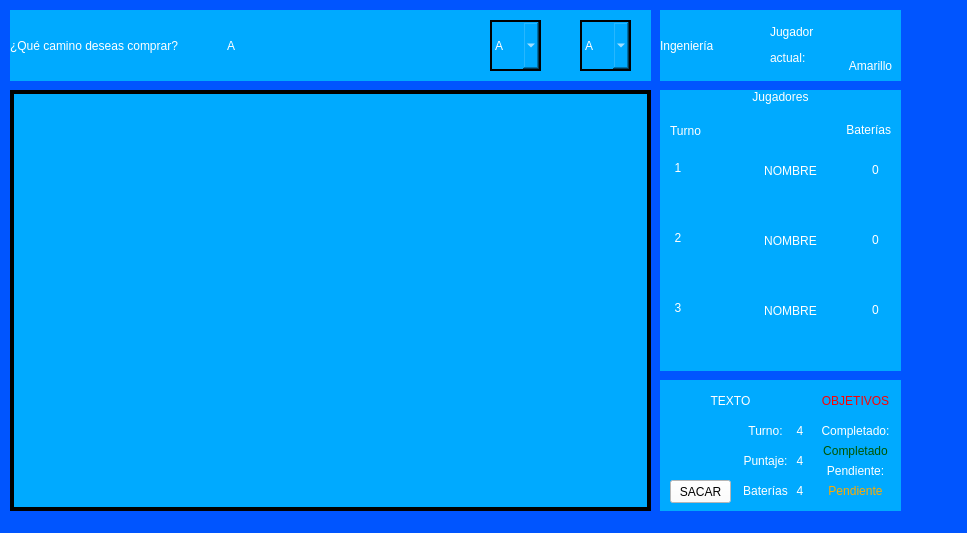
<?xml version="1.0" encoding="UTF-8"?>
<ui version="4.0">
 <class>MainWindow</class>
 <widget class="QMainWindow" name="MainWindow">
  <property name="geometry">
   <rect>
    <x>0</x>
    <y>0</y>
    <width>967</width>
    <height>533</height>
   </rect>
  </property>
  <property name="windowTitle">
   <string>Sala de espera</string>
  </property>
  <property name="windowIcon">
   <iconset>
    <normaloff>../sprites/Logo/Logo_transparente.png</normaloff>../sprites/Logo/Logo_transparente.png</iconset>
  </property>
  <property name="styleSheet">
   <string notr="true">background-color: rgb(0, 85, 255);</string>
  </property>
  <property name="toolButtonStyle">
   <enum>Qt::ToolButtonIconOnly</enum>
  </property>
  <widget class="QWidget" name="centralwidget">
   <widget class="QLabel" name="label">
    <property name="geometry">
     <rect>
      <x>10</x>
      <y>10</y>
      <width>641</width>
      <height>71</height>
     </rect>
    </property>
    <property name="styleSheet">
     <string notr="true">background-color: rgb(0, 170, 255);
font: 75 25pt &quot;Arial&quot;;
color: rgb(255, 255, 255);
</string>
    </property>
    <property name="text">
     <string>¿Qué camino deseas comprar?               A </string>
    </property>
   </widget>
   <widget class="QLabel" name="label_mapa">
    <property name="geometry">
     <rect>
      <x>660</x>
      <y>10</y>
      <width>241</width>
      <height>71</height>
     </rect>
    </property>
    <property name="cursor">
     <cursorShape>ForbiddenCursor</cursorShape>
    </property>
    <property name="styleSheet">
     <string notr="true">background-color: rgb(0, 170, 255);
font: 75 15pt &quot;Arial&quot;;
color: rgb(255, 255, 255);


</string>
    </property>
    <property name="text">
     <string>Ingeniería</string>
    </property>
   </widget>
   <widget class="QLabel" name="label_3">
    <property name="geometry">
     <rect>
      <x>660</x>
      <y>90</y>
      <width>241</width>
      <height>281</height>
     </rect>
    </property>
    <property name="styleSheet">
     <string notr="true">background-color: rgb(0, 170, 255);
font: 75 15pt &quot;Arial&quot;;
color: rgb(255, 255, 255);


</string>
    </property>
    <property name="text">
     <string>Jugadores</string>
    </property>
    <property name="alignment">
     <set>Qt::AlignHCenter|Qt::AlignTop</set>
    </property>
   </widget>
   <widget class="QLabel" name="label_4">
    <property name="geometry">
     <rect>
      <x>660</x>
      <y>380</y>
      <width>241</width>
      <height>131</height>
     </rect>
    </property>
    <property name="styleSheet">
     <string notr="true">background-color: rgb(0, 170, 255);
</string>
    </property>
    <property name="text">
     <string/>
    </property>
   </widget>
   <widget class="QLabel" name="mapa">
    <property name="geometry">
     <rect>
      <x>10</x>
      <y>90</y>
      <width>641</width>
      <height>421</height>
     </rect>
    </property>
    <property name="styleSheet">
     <string notr="true">background-color: rgb(0, 170, 255);
border-width: 4px;
border-color: black;
border-style: solid;
</string>
    </property>
    <property name="text">
     <string/>
    </property>
    <property name="pixmap">
     <pixmap>../sprites/Mapas/Mapa ING.png</pixmap>
    </property>
    <property name="scaledContents">
     <bool>true</bool>
    </property>
   </widget>
   <widget class="QComboBox" name="combo_desde">
    <property name="geometry">
     <rect>
      <x>490</x>
      <y>20</y>
      <width>51</width>
      <height>51</height>
     </rect>
    </property>
    <property name="cursor">
     <cursorShape>PointingHandCursor</cursorShape>
    </property>
    <property name="styleSheet">
     <string notr="true">background-color: rgb(0, 170, 255);
font: 75 25pt &quot;Times New Roman&quot;;
color: rgb(255, 255, 255);
border-width: 2px;
border-color: black;
border-style: solid;
</string>
    </property>
    <item>
     <property name="text">
      <string>A</string>
     </property>
    </item>
    <item>
     <property name="text">
      <string>B</string>
     </property>
    </item>
    <item>
     <property name="text">
      <string>C</string>
     </property>
    </item>
    <item>
     <property name="text">
      <string>D</string>
     </property>
    </item>
    <item>
     <property name="text">
      <string>E</string>
     </property>
    </item>
    <item>
     <property name="text">
      <string>F</string>
     </property>
    </item>
    <item>
     <property name="text">
      <string>G</string>
     </property>
    </item>
    <item>
     <property name="text">
      <string>H</string>
     </property>
    </item>
    <item>
     <property name="text">
      <string>I</string>
     </property>
    </item>
    <item>
     <property name="text">
      <string>J</string>
     </property>
    </item>
    <item>
     <property name="text">
      <string>K</string>
     </property>
    </item>
    <item>
     <property name="text">
      <string>L</string>
     </property>
    </item>
   </widget>
   <widget class="QComboBox" name="combo_hasta">
    <property name="geometry">
     <rect>
      <x>580</x>
      <y>20</y>
      <width>51</width>
      <height>51</height>
     </rect>
    </property>
    <property name="cursor">
     <cursorShape>PointingHandCursor</cursorShape>
    </property>
    <property name="styleSheet">
     <string notr="true">background-color: rgb(0, 170, 255);
font: 75 25pt &quot;Times New Roman&quot;;
color: rgb(255, 255, 255);
border-width: 2px;
border-color: black;
border-style: solid;
</string>
    </property>
    <item>
     <property name="text">
      <string>A</string>
     </property>
    </item>
    <item>
     <property name="text">
      <string>B</string>
     </property>
    </item>
    <item>
     <property name="text">
      <string>C</string>
     </property>
    </item>
    <item>
     <property name="text">
      <string>D</string>
     </property>
    </item>
    <item>
     <property name="text">
      <string>E</string>
     </property>
    </item>
    <item>
     <property name="text">
      <string>F</string>
     </property>
    </item>
    <item>
     <property name="text">
      <string>G</string>
     </property>
    </item>
    <item>
     <property name="text">
      <string>H</string>
     </property>
    </item>
    <item>
     <property name="text">
      <string>I</string>
     </property>
    </item>
    <item>
     <property name="text">
      <string>J</string>
     </property>
    </item>
    <item>
     <property name="text">
      <string>K</string>
     </property>
    </item>
    <item>
     <property name="text">
      <string>L</string>
     </property>
    </item>
   </widget>
   <widget class="QLabel" name="label_2">
    <property name="geometry">
     <rect>
      <x>770</x>
      <y>10</y>
      <width>131</width>
      <height>71</height>
     </rect>
    </property>
    <property name="styleSheet">
     <string notr="true">background-color: rgb(0, 170, 255);
font: 75 15pt &quot;Arial&quot;;
color: rgb(255, 255, 255);


</string>
    </property>
    <property name="text">
     <string>&lt;html&gt;&lt;head/&gt;&lt;body&gt;&lt;p&gt;Jugador&lt;/p&gt;&lt;p&gt;actual:&lt;/p&gt;&lt;/body&gt;&lt;/html&gt;</string>
    </property>
   </widget>
   <widget class="QLabel" name="label_jugador">
    <property name="geometry">
     <rect>
      <x>840</x>
      <y>50</y>
      <width>61</width>
      <height>31</height>
     </rect>
    </property>
    <property name="cursor">
     <cursorShape>ForbiddenCursor</cursorShape>
    </property>
    <property name="styleSheet">
     <string notr="true">background-color: rgb(0, 170, 255);
font: 75 8pt &quot;Arial&quot;;
color: rgb(255, 255, 255);


</string>
    </property>
    <property name="text">
     <string>Amarillo</string>
    </property>
    <property name="alignment">
     <set>Qt::AlignCenter</set>
    </property>
   </widget>
   <widget class="QLabel" name="label_12">
    <property name="geometry">
     <rect>
      <x>670</x>
      <y>120</y>
      <width>31</width>
      <height>21</height>
     </rect>
    </property>
    <property name="styleSheet">
     <string notr="true">background-color: rgb(0, 170, 255);
font: 75 9pt &quot;Times New Roman&quot;;
font: 75 8pt &quot;Times New Roman&quot;;
color: rgb(255, 255, 255);

</string>
    </property>
    <property name="text">
     <string>Turno</string>
    </property>
    <property name="alignment">
     <set>Qt::AlignCenter</set>
    </property>
   </widget>
   <widget class="QLabel" name="turno_1">
    <property name="geometry">
     <rect>
      <x>670</x>
      <y>160</y>
      <width>16</width>
      <height>16</height>
     </rect>
    </property>
    <property name="styleSheet">
     <string notr="true">background-color: rgb(0, 170, 255);
font: 75 9pt &quot;Times New Roman&quot;;
font: 75 8pt &quot;Times New Roman&quot;;
color: rgb(255, 255, 255);

</string>
    </property>
    <property name="text">
     <string>1</string>
    </property>
    <property name="alignment">
     <set>Qt::AlignCenter</set>
    </property>
   </widget>
   <widget class="QLabel" name="turno_2">
    <property name="geometry">
     <rect>
      <x>670</x>
      <y>230</y>
      <width>16</width>
      <height>16</height>
     </rect>
    </property>
    <property name="styleSheet">
     <string notr="true">background-color: rgb(0, 170, 255);
font: 75 9pt &quot;Times New Roman&quot;;
font: 75 8pt &quot;Times New Roman&quot;;
color: rgb(255, 255, 255);

</string>
    </property>
    <property name="text">
     <string>2</string>
    </property>
    <property name="alignment">
     <set>Qt::AlignCenter</set>
    </property>
   </widget>
   <widget class="QLabel" name="turno_3">
    <property name="geometry">
     <rect>
      <x>670</x>
      <y>300</y>
      <width>16</width>
      <height>16</height>
     </rect>
    </property>
    <property name="styleSheet">
     <string notr="true">background-color: rgb(0, 170, 255);
font: 75 9pt &quot;Times New Roman&quot;;
font: 75 8pt &quot;Times New Roman&quot;;
color: rgb(255, 255, 255);

</string>
    </property>
    <property name="text">
     <string>3</string>
    </property>
    <property name="alignment">
     <set>Qt::AlignCenter</set>
    </property>
   </widget>
   <widget class="QLabel" name="label_16">
    <property name="geometry">
     <rect>
      <x>840</x>
      <y>120</y>
      <width>51</width>
      <height>20</height>
     </rect>
    </property>
    <property name="styleSheet">
     <string notr="true">background-color: rgb(0, 170, 255);
font: 75 9pt &quot;Times New Roman&quot;;
font: 75 8pt &quot;Times New Roman&quot;;
color: rgb(255, 255, 255);

</string>
    </property>
    <property name="text">
     <string>Baterías</string>
    </property>
    <property name="alignment">
     <set>Qt::AlignRight|Qt::AlignTrailing|Qt::AlignVCenter</set>
    </property>
   </widget>
   <widget class="QLabel" name="label_17">
    <property name="geometry">
     <rect>
      <x>690</x>
      <y>150</y>
      <width>41</width>
      <height>41</height>
     </rect>
    </property>
    <property name="styleSheet">
     <string notr="true">background-color: rgb(0, 170, 255);
font: 75 9pt &quot;Times New Roman&quot;;
font: 75 8pt &quot;Times New Roman&quot;;
color: rgb(255, 255, 255);

</string>
    </property>
    <property name="text">
     <string/>
    </property>
    <property name="pixmap">
     <pixmap>../sprites/Avatares/avatar-1.png</pixmap>
    </property>
    <property name="scaledContents">
     <bool>true</bool>
    </property>
    <property name="alignment">
     <set>Qt::AlignCenter</set>
    </property>
   </widget>
   <widget class="QLabel" name="label_18">
    <property name="geometry">
     <rect>
      <x>690</x>
      <y>220</y>
      <width>41</width>
      <height>41</height>
     </rect>
    </property>
    <property name="styleSheet">
     <string notr="true">background-color: rgb(0, 170, 255);
font: 75 9pt &quot;Times New Roman&quot;;
font: 75 8pt &quot;Times New Roman&quot;;
color: rgb(255, 255, 255);

</string>
    </property>
    <property name="text">
     <string/>
    </property>
    <property name="pixmap">
     <pixmap>../sprites/Avatares/avatar-2.png</pixmap>
    </property>
    <property name="scaledContents">
     <bool>true</bool>
    </property>
    <property name="alignment">
     <set>Qt::AlignCenter</set>
    </property>
   </widget>
   <widget class="QLabel" name="label_19">
    <property name="geometry">
     <rect>
      <x>690</x>
      <y>290</y>
      <width>41</width>
      <height>41</height>
     </rect>
    </property>
    <property name="styleSheet">
     <string notr="true">background-color: rgb(0, 170, 255);
font: 75 9pt &quot;Times New Roman&quot;;
font: 75 8pt &quot;Times New Roman&quot;;
color: rgb(255, 255, 255);

</string>
    </property>
    <property name="text">
     <string/>
    </property>
    <property name="pixmap">
     <pixmap>../sprites/Avatares/avatar-3.png</pixmap>
    </property>
    <property name="scaledContents">
     <bool>true</bool>
    </property>
    <property name="alignment">
     <set>Qt::AlignCenter</set>
    </property>
   </widget>
   <widget class="QLabel" name="nombre_1">
    <property name="geometry">
     <rect>
      <x>730</x>
      <y>160</y>
      <width>121</width>
      <height>21</height>
     </rect>
    </property>
    <property name="styleSheet">
     <string notr="true">background-color: rgb(0, 170, 255);
font: 75 9pt &quot;Times New Roman&quot;;
font: 75 8pt &quot;Times New Roman&quot;;
color: rgb(255, 255, 255);

</string>
    </property>
    <property name="text">
     <string>NOMBRE</string>
    </property>
    <property name="scaledContents">
     <bool>true</bool>
    </property>
    <property name="alignment">
     <set>Qt::AlignCenter</set>
    </property>
   </widget>
   <widget class="QLabel" name="nombre_2">
    <property name="geometry">
     <rect>
      <x>730</x>
      <y>230</y>
      <width>121</width>
      <height>21</height>
     </rect>
    </property>
    <property name="styleSheet">
     <string notr="true">background-color: rgb(0, 170, 255);
font: 75 9pt &quot;Times New Roman&quot;;
font: 75 8pt &quot;Times New Roman&quot;;
color: rgb(255, 255, 255);

</string>
    </property>
    <property name="text">
     <string>NOMBRE</string>
    </property>
    <property name="alignment">
     <set>Qt::AlignCenter</set>
    </property>
   </widget>
   <widget class="QLabel" name="nombre_3">
    <property name="geometry">
     <rect>
      <x>730</x>
      <y>300</y>
      <width>121</width>
      <height>21</height>
     </rect>
    </property>
    <property name="styleSheet">
     <string notr="true">background-color: rgb(0, 170, 255);
font: 75 9pt &quot;Times New Roman&quot;;
font: 75 8pt &quot;Times New Roman&quot;;
color: rgb(255, 255, 255);

</string>
    </property>
    <property name="text">
     <string>NOMBRE</string>
    </property>
    <property name="alignment">
     <set>Qt::AlignCenter</set>
    </property>
   </widget>
   <widget class="QLabel" name="bateria_2">
    <property name="geometry">
     <rect>
      <x>865</x>
      <y>230</y>
      <width>21</width>
      <height>20</height>
     </rect>
    </property>
    <property name="styleSheet">
     <string notr="true">background-color: rgb(0, 170, 255);
font: 75 9pt &quot;Times New Roman&quot;;
font: 75 8pt &quot;Times New Roman&quot;;
color: rgb(255, 255, 255);

</string>
    </property>
    <property name="text">
     <string>0</string>
    </property>
    <property name="alignment">
     <set>Qt::AlignCenter</set>
    </property>
   </widget>
   <widget class="QLabel" name="bateria_1">
    <property name="geometry">
     <rect>
      <x>865</x>
      <y>160</y>
      <width>21</width>
      <height>20</height>
     </rect>
    </property>
    <property name="styleSheet">
     <string notr="true">background-color: rgb(0, 170, 255);
font: 75 9pt &quot;Times New Roman&quot;;
font: 75 8pt &quot;Times New Roman&quot;;
color: rgb(255, 255, 255);

</string>
    </property>
    <property name="text">
     <string>0</string>
    </property>
    <property name="alignment">
     <set>Qt::AlignCenter</set>
    </property>
   </widget>
   <widget class="QLabel" name="bateria_3">
    <property name="geometry">
     <rect>
      <x>865</x>
      <y>300</y>
      <width>21</width>
      <height>20</height>
     </rect>
    </property>
    <property name="styleSheet">
     <string notr="true">background-color: rgb(0, 170, 255);
font: 75 9pt &quot;Times New Roman&quot;;
font: 75 8pt &quot;Times New Roman&quot;;
color: rgb(255, 255, 255);

</string>
    </property>
    <property name="text">
     <string>0</string>
    </property>
    <property name="alignment">
     <set>Qt::AlignCenter</set>
    </property>
   </widget>
   <widget class="QLabel" name="nombre_cliente">
    <property name="geometry">
     <rect>
      <x>670</x>
      <y>390</y>
      <width>121</width>
      <height>21</height>
     </rect>
    </property>
    <property name="styleSheet">
     <string notr="true">background-color: rgb(0, 170, 255);
font: 75 9pt &quot;Times New Roman&quot;;
font: 75 8pt &quot;Times New Roman&quot;;
color: rgb(255, 255, 255);

</string>
    </property>
    <property name="text">
     <string>TEXTO</string>
    </property>
    <property name="alignment">
     <set>Qt::AlignCenter</set>
    </property>
   </widget>
   <widget class="QLabel" name="label_20">
    <property name="geometry">
     <rect>
      <x>680</x>
      <y>420</y>
      <width>41</width>
      <height>41</height>
     </rect>
    </property>
    <property name="styleSheet">
     <string notr="true">background-color: rgb(0, 170, 255);
font: 75 9pt &quot;Times New Roman&quot;;
font: 75 8pt &quot;Times New Roman&quot;;
color: rgb(255, 255, 255);

</string>
    </property>
    <property name="text">
     <string/>
    </property>
    <property name="pixmap">
     <pixmap>../sprites/Avatares/avatar-4.png</pixmap>
    </property>
    <property name="scaledContents">
     <bool>true</bool>
    </property>
    <property name="alignment">
     <set>Qt::AlignCenter</set>
    </property>
   </widget>
   <widget class="QPushButton" name="boton_sacar">
    <property name="geometry">
     <rect>
      <x>670</x>
      <y>480</y>
      <width>61</width>
      <height>23</height>
     </rect>
    </property>
    <property name="cursor">
     <cursorShape>PointingHandCursor</cursorShape>
    </property>
    <property name="focusPolicy">
     <enum>Qt::NoFocus</enum>
    </property>
    <property name="styleSheet">
     <string notr="true">background-color: rgb(255, 255, 255);</string>
    </property>
    <property name="text">
     <string>SACAR</string>
    </property>
   </widget>
   <widget class="QLabel" name="nombre_cliente_2">
    <property name="geometry">
     <rect>
      <x>820</x>
      <y>390</y>
      <width>71</width>
      <height>21</height>
     </rect>
    </property>
    <property name="styleSheet">
     <string notr="true">background-color: rgb(0, 170, 255);
font: 75 9pt &quot;Times New Roman&quot;;
font: 75 8pt &quot;Times New Roman&quot;;
color: rgb(255,0, 0);

</string>
    </property>
    <property name="text">
     <string>OBJETIVOS</string>
    </property>
    <property name="alignment">
     <set>Qt::AlignCenter</set>
    </property>
   </widget>
   <widget class="QLabel" name="nombre_cliente_3">
    <property name="geometry">
     <rect>
      <x>820</x>
      <y>420</y>
      <width>71</width>
      <height>21</height>
     </rect>
    </property>
    <property name="styleSheet">
     <string notr="true">background-color: rgb(0, 170, 255);
font: 75 9pt &quot;Times New Roman&quot;;
font: 75 8pt &quot;Times New Roman&quot;;
color: rgb(255, 255, 255);

</string>
    </property>
    <property name="text">
     <string>Completado:</string>
    </property>
    <property name="alignment">
     <set>Qt::AlignCenter</set>
    </property>
   </widget>
   <widget class="QLabel" name="nombre_cliente_4">
    <property name="geometry">
     <rect>
      <x>820</x>
      <y>460</y>
      <width>71</width>
      <height>21</height>
     </rect>
    </property>
    <property name="styleSheet">
     <string notr="true">background-color: rgb(0, 170, 255);
font: 75 9pt &quot;Times New Roman&quot;;
font: 75 8pt &quot;Times New Roman&quot;;
color: rgb(255, 255, 255);

</string>
    </property>
    <property name="text">
     <string>Pendiente:</string>
    </property>
    <property name="alignment">
     <set>Qt::AlignCenter</set>
    </property>
   </widget>
   <widget class="QLabel" name="label_7">
    <property name="geometry">
     <rect>
      <x>740</x>
      <y>420</y>
      <width>51</width>
      <height>21</height>
     </rect>
    </property>
    <property name="styleSheet">
     <string notr="true">background-color: rgb(0, 170, 255);
font: 75 9pt &quot;Times New Roman&quot;;
font: 75 8pt &quot;Times New Roman&quot;;
color: rgb(255, 255, 255);

</string>
    </property>
    <property name="text">
     <string>Turno:</string>
    </property>
    <property name="alignment">
     <set>Qt::AlignCenter</set>
    </property>
   </widget>
   <widget class="QLabel" name="turno_4">
    <property name="geometry">
     <rect>
      <x>790</x>
      <y>420</y>
      <width>20</width>
      <height>21</height>
     </rect>
    </property>
    <property name="styleSheet">
     <string notr="true">background-color: rgb(0, 170, 255);
font: 75 9pt &quot;Times New Roman&quot;;
font: 75 8pt &quot;Times New Roman&quot;;
color: rgb(255, 255, 255);

</string>
    </property>
    <property name="text">
     <string>4</string>
    </property>
    <property name="alignment">
     <set>Qt::AlignCenter</set>
    </property>
   </widget>
   <widget class="QLabel" name="label_6">
    <property name="geometry">
     <rect>
      <x>740</x>
      <y>450</y>
      <width>51</width>
      <height>21</height>
     </rect>
    </property>
    <property name="styleSheet">
     <string notr="true">background-color: rgb(0, 170, 255);
font: 75 9pt &quot;Times New Roman&quot;;
font: 75 8pt &quot;Times New Roman&quot;;
color: rgb(255, 255, 255);

</string>
    </property>
    <property name="text">
     <string>Puntaje:</string>
    </property>
    <property name="alignment">
     <set>Qt::AlignCenter</set>
    </property>
   </widget>
   <widget class="QLabel" name="label_5">
    <property name="geometry">
     <rect>
      <x>740</x>
      <y>480</y>
      <width>51</width>
      <height>21</height>
     </rect>
    </property>
    <property name="styleSheet">
     <string notr="true">background-color: rgb(0, 170, 255);
font: 75 9pt &quot;Times New Roman&quot;;
font: 75 8pt &quot;Times New Roman&quot;;
color: rgb(255, 255, 255);

</string>
    </property>
    <property name="text">
     <string>Baterías</string>
    </property>
    <property name="alignment">
     <set>Qt::AlignCenter</set>
    </property>
   </widget>
   <widget class="QLabel" name="puntaje">
    <property name="geometry">
     <rect>
      <x>790</x>
      <y>450</y>
      <width>20</width>
      <height>21</height>
     </rect>
    </property>
    <property name="styleSheet">
     <string notr="true">background-color: rgb(0, 170, 255);
font: 75 9pt &quot;Times New Roman&quot;;
font: 75 8pt &quot;Times New Roman&quot;;
color: rgb(255, 255, 255);

</string>
    </property>
    <property name="text">
     <string>4</string>
    </property>
    <property name="alignment">
     <set>Qt::AlignCenter</set>
    </property>
   </widget>
   <widget class="QLabel" name="bateria_cliente">
    <property name="geometry">
     <rect>
      <x>790</x>
      <y>480</y>
      <width>20</width>
      <height>21</height>
     </rect>
    </property>
    <property name="styleSheet">
     <string notr="true">background-color: rgb(0, 170, 255);
font: 75 9pt &quot;Times New Roman&quot;;
font: 75 8pt &quot;Times New Roman&quot;;
color: rgb(255, 255, 255);

</string>
    </property>
    <property name="text">
     <string>4</string>
    </property>
    <property name="alignment">
     <set>Qt::AlignCenter</set>
    </property>
   </widget>
   <widget class="QLabel" name="completado">
    <property name="geometry">
     <rect>
      <x>820</x>
      <y>440</y>
      <width>71</width>
      <height>21</height>
     </rect>
    </property>
    <property name="styleSheet">
     <string notr="true">background-color: rgb(0, 170, 255);
font: 75 9pt &quot;Times New Roman&quot;;
color: rgb(0, 85, 0);

</string>
    </property>
    <property name="text">
     <string>Completado</string>
    </property>
    <property name="alignment">
     <set>Qt::AlignCenter</set>
    </property>
   </widget>
   <widget class="QLabel" name="pendiente">
    <property name="geometry">
     <rect>
      <x>820</x>
      <y>480</y>
      <width>71</width>
      <height>21</height>
     </rect>
    </property>
    <property name="styleSheet">
     <string notr="true">background-color: rgb(0, 170, 255);
font: 75 9pt &quot;Times New Roman&quot;;
color: rgb(255, 170, 0)

</string>
    </property>
    <property name="text">
     <string>Pendiente</string>
    </property>
    <property name="alignment">
     <set>Qt::AlignCenter</set>
    </property>
   </widget>
   <zorder>label</zorder>
   <zorder>label_mapa</zorder>
   <zorder>label_3</zorder>
   <zorder>label_4</zorder>
   <zorder>mapa</zorder>
   <zorder>combo_desde</zorder>
   <zorder>combo_hasta</zorder>
   <zorder>label_2</zorder>
   <zorder>label_jugador</zorder>
   <zorder>label_12</zorder>
   <zorder>turno_1</zorder>
   <zorder>turno_2</zorder>
   <zorder>turno_3</zorder>
   <zorder>label_16</zorder>
   <zorder>nombre_1</zorder>
   <zorder>nombre_2</zorder>
   <zorder>nombre_3</zorder>
   <zorder>label_17</zorder>
   <zorder>label_18</zorder>
   <zorder>label_19</zorder>
   <zorder>bateria_2</zorder>
   <zorder>bateria_1</zorder>
   <zorder>bateria_3</zorder>
   <zorder>nombre_cliente</zorder>
   <zorder>label_20</zorder>
   <zorder>nombre_cliente_2</zorder>
   <zorder>nombre_cliente_3</zorder>
   <zorder>nombre_cliente_4</zorder>
   <zorder>label_7</zorder>
   <zorder>turno_4</zorder>
   <zorder>label_6</zorder>
   <zorder>label_5</zorder>
   <zorder>puntaje</zorder>
   <zorder>bateria_cliente</zorder>
   <zorder>completado</zorder>
   <zorder>pendiente</zorder>
   <zorder>boton_sacar</zorder>
  </widget>
 </widget>
 <resources/>
 <connections/>
</ui>
